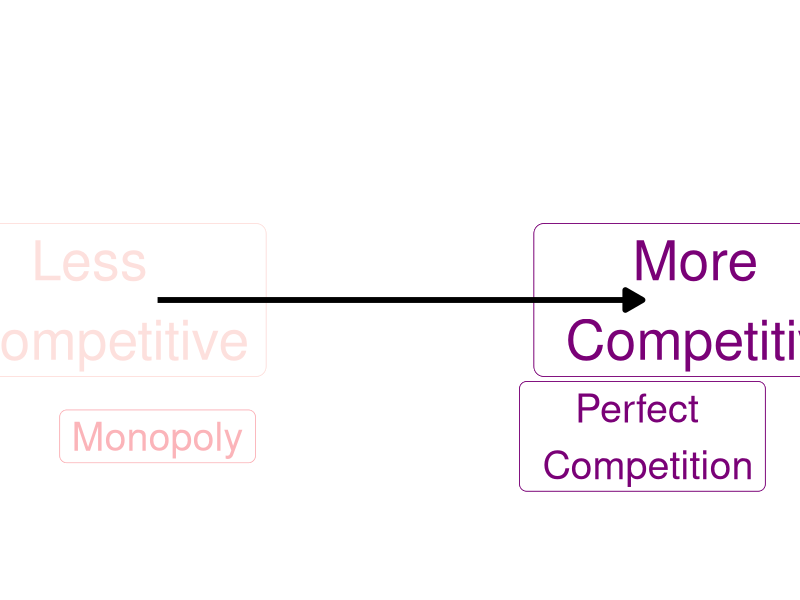
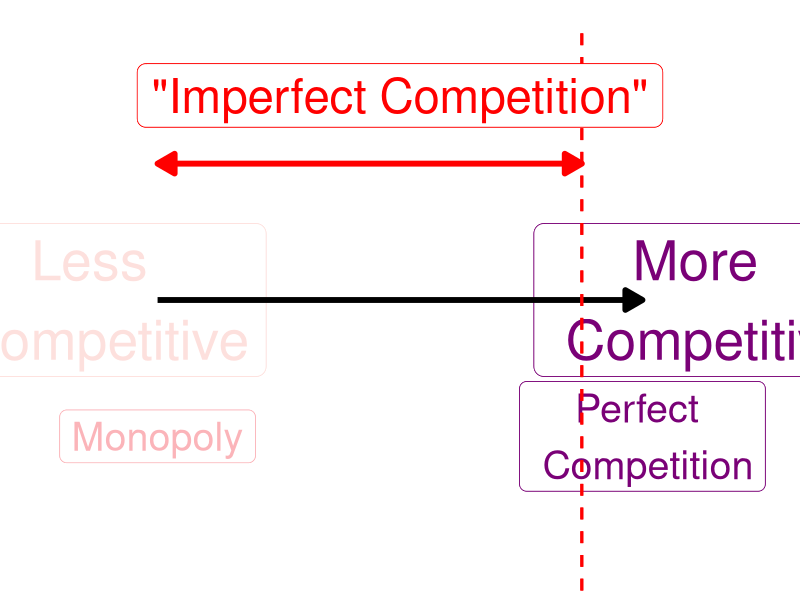
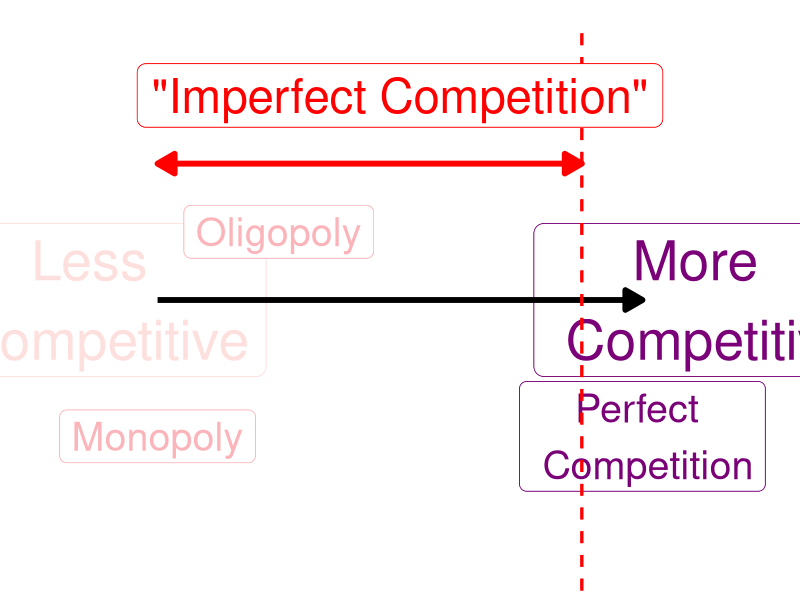
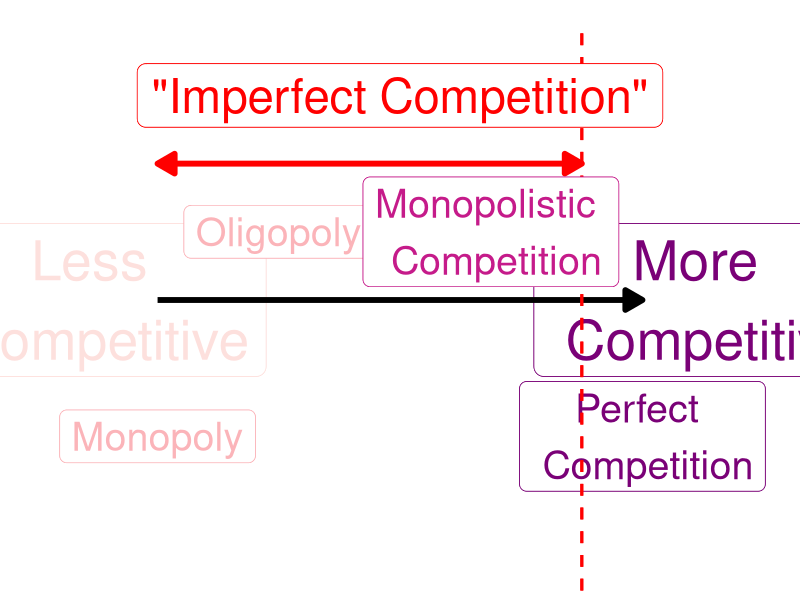
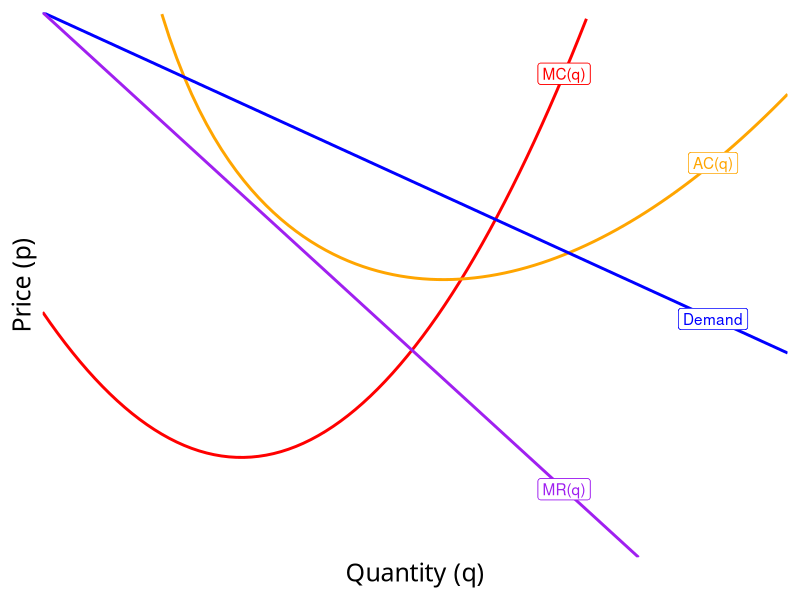
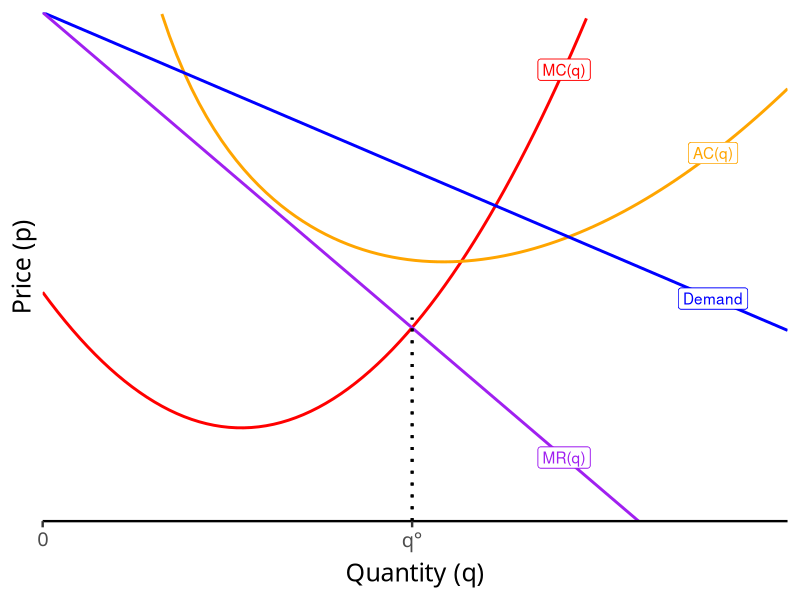
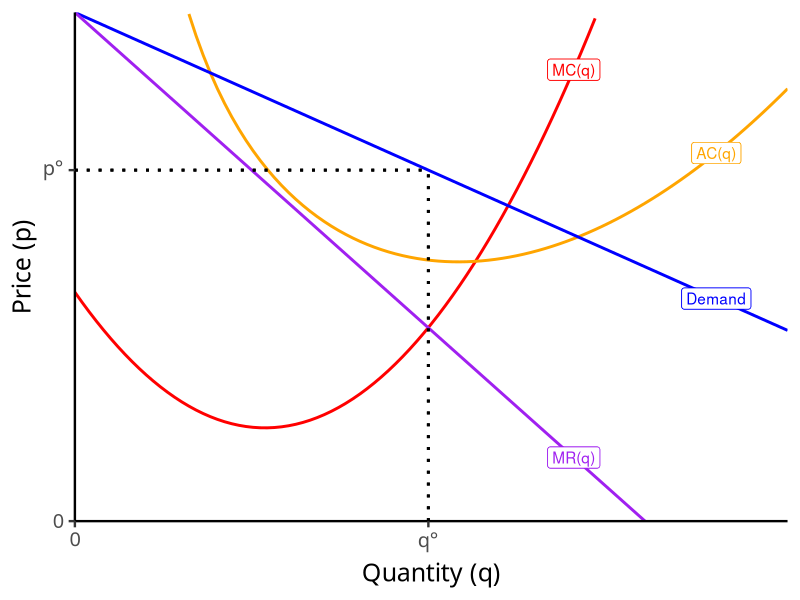
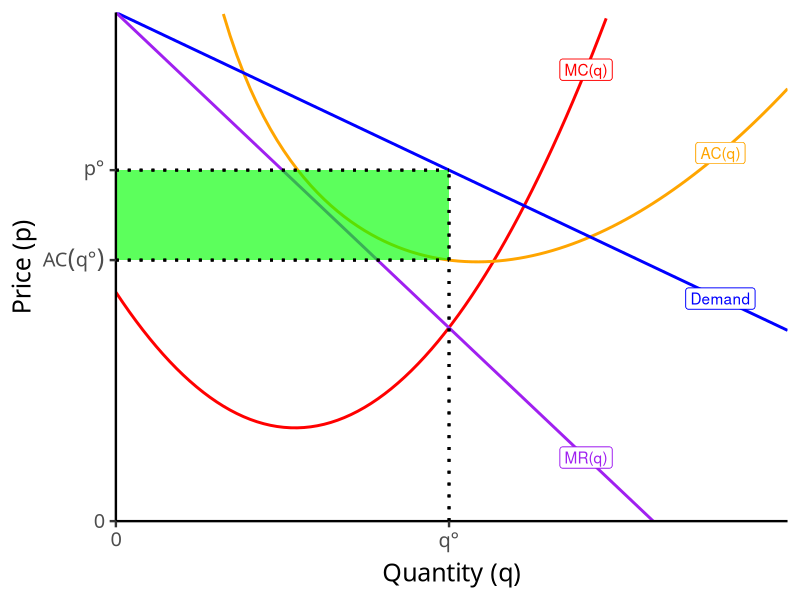

The R source for these figures, in order:
## ---- chunk 1
options(htmltools.dir.version = FALSE)
knitr::opts_chunk$set(echo = F,
                      warning = F,
                      message = F,
                      fig.retina = 3,
                      fig.align = "center")
library("tidyverse")
library("ggrepel")

theme_slides <- theme_light() + 
  theme(
    text = element_text(family = "Fira Sans", size = 24)
  )

## ---- chunk 2
spectrum<-ggplot(data = tibble(x=c(0,10),
                     y=c(0,10)))+
  aes(x = x,
      y = y)+
  geom_label(x=0.5,y=3, label="Less \n Competitive", size =14, color = "#fde0dd")+
  geom_label(x=5.5,y=3, label="More \n Competitive", size = 14, color = "#7a0177")+
  geom_label(x=1,y=2, label="Monopoly", size =10, color = "#fbb4b9")+
  geom_label(x=5,y=2, label="Perfect \n Competition", size =10, color = "#7a0177")+
  annotate("segment", x = 1, xend = 5, y = 3, yend = 3, colour = "black", size=2, alpha=1, arrow=arrow(length=unit(0.5,"cm"), ends="last", type="closed"))+
  scale_x_continuous(breaks=seq(0,6,1),
                     limits=c(0,6))+
  scale_y_continuous(breaks=seq(1,5,1),
                     limits=c(1,5))+
  theme_void()+
  theme(
    text = element_text(family = "Fira Sans", size = 24)
  )
    
spectrum
## ---- chunk 3
spectrum+geom_segment(x=4.5,xend=4.5,y=0,yend=5, color="red", size =1 , linetype="dashed")+
  annotate("segment", x = 1, xend = 4.5, y = 4, yend = 4, colour = "red", size=2, alpha=1, arrow=arrow(length=unit(0.5,"cm"), ends="both", type="closed"))+
  geom_label(x=3,y=4.5, label='"Imperfect Competition"', size = 12, color = "red")
## ---- chunk 4
spectrum+geom_segment(x=4.5,xend=4.5,y=0,yend=5, color="red", size =1 , linetype="dashed")+
  annotate("segment", x = 1, xend = 4.5, y = 4, yend = 4, colour = "red", size=2, alpha=1, arrow=arrow(length=unit(0.5,"cm"), ends="both", type="closed"))+
  geom_label(x=3,y=4.5, label='"Imperfect Competition"', size = 12, color = "red")+
  geom_label(x=2,y=3.5, label="Oligopoly", size =10, color = "#fbb4b9")
## ---- chunk 5
spectrum+geom_segment(x=4.5,xend=4.5,y=0,yend=5, color="red", size =1 , linetype="dashed")+
  annotate("segment", x = 1, xend = 4.5, y = 4, yend = 4, colour = "red", size=2, alpha=1, arrow=arrow(length=unit(0.5,"cm"), ends="both", type="closed"))+
  geom_label(x=3,y=4.5, label='"Imperfect Competition"', size = 12, color = "red")+
  geom_label(x=2,y=3.5, label="Oligopoly", size =10, color = "#fbb4b9")+
  geom_label(x=3.75,y=3.5, label="Monopolistic \n Competition", size =10, color = "#c51b8a")
## ---- chunk 6
MC=function(x){3*x^2-8*x+9}
AC=function(x){x^2-4*x+10+10/x}
AVC=function(x){10*x+200}
Demand=function(x){20-2.5*x}
MR=function(x){20-5*x}


mc_plot<-ggplot(data.frame(x=c(0,12)), aes(x=x))+
  stat_function(fun=MC, geom="line", color="red", size=1)+
  geom_label(x=3.5,y=MC(3.5), color = "red", label="MC(q)")+
  stat_function(fun=AC, geom="line", color="orange", size=1)+
  geom_label(x=4.5,y=AC(4.5), color = "orange", label="AC(q)")+
  stat_function(fun=Demand, geom="line", color="blue", size=1)+
  geom_label(x=4.5,y=Demand(4.5), color = "blue", label="Demand")+
  stat_function(fun=MR, geom="line", color="purple", size=1)+
  geom_label(x=3.5,y=MR(3.5), color = "purple", label="MR(q)")+
  geom_segment(aes(x=10,y=0),xend=10,yend=450,linetype=3, size=2)+
  geom_segment(aes(x=0,y=450),xend=10,yend=450, linetype=3, size=2)+
  labs(x = "Quantity (q)",
       y = "Price (p)")+
  theme_classic(base_family = "Fira Sans Condensed", base_size=18)

mc_plot+
  scale_x_continuous(breaks=NULL,
                     limits=c(0,5),
                     expand=c(0,0))+
  scale_y_continuous(breaks=NULL,
                     limits=c(0,20),
                     expand=c(0,0))
## ---- chunk 7
mc_plot+
  geom_segment(x=2.48, xend=2.48, y=0, yend=8, size = 1, linetype="dotted")+
  scale_x_continuous(breaks=c(0,2.48),
                     labels=c(0,expression(q*degree)),
                     limits=c(0,5),
                     expand=c(0,0))+
  scale_y_continuous(breaks=NULL,
                     limits=c(0,20),
                     expand=c(0,0))
## ---- chunk 8
mc_plot+
  geom_segment(x=2.48, xend=2.48, y=0, yend=Demand(2.48), size = 1, linetype="dotted")+
  geom_segment(x=0, xend=2.48, y=Demand(2.48), yend=Demand(2.48), size = 1, linetype="dotted")+
  scale_x_continuous(breaks=c(0,2.48),
                     labels=c(0,expression(q*degree)),
                     limits=c(0,5),
                     expand=c(0,0))+
  scale_y_continuous(breaks=c(0,Demand(2.48)),
                     labels=c(0,expression(p*degree)),
                     limits=c(0,20),
                     expand=c(0,0))
## ---- chunk 9
mc_plot+
  geom_rect(xmin=0, xmax=2.48, ymin=AC(2.48), ymax=Demand(2.48), fill="green", alpha=0.4)+
  geom_segment(x=2.48, xend=2.48, y=0, yend=Demand(2.48), size = 1, linetype="dotted")+
  geom_segment(x=0, xend=2.48, y=Demand(2.48), yend=Demand(2.48), size = 1, linetype="dotted")+
  geom_segment(x=0, xend=2.48, y=AC(2.48), yend=AC(2.48), size = 1, linetype="dotted")+
  scale_x_continuous(breaks=c(0,2.48),
                     labels=c(0,expression(q*degree)),
                     limits=c(0,5),
                     expand=c(0,0))+
  scale_y_continuous(breaks=c(0,AC(2.48),Demand(2.48)),
                     labels=c(0,expression(AC(q*degree)),expression(p*degree)),
                     limits=c(0,20),
                     expand=c(0,0))
## ---- chunk 10
mc_plot+
  geom_rect(xmin=0, xmax=2.48, ymin=AC(2.48), ymax=Demand(2.48), fill="green", alpha=0.4)+
  geom_segment(x=2.48, xend=2.48, y=0, yend=Demand(2.48), size = 1, linetype="dotted")+
  geom_segment(x=0, xend=2.48, y=Demand(2.48), yend=Demand(2.48), size = 1, linetype="dotted")+
  geom_segment(x=0, xend=2.48, y=AC(2.48), yend=AC(2.48), size = 1, linetype="dotted")+
  scale_x_continuous(breaks=c(0,2.48),
                     labels=c(0,expression(q*degree)),
                     limits=c(0,5),
                     expand=c(0,0))+
  scale_y_continuous(breaks=c(0,AC(2.48),Demand(2.48)),
                     labels=c(0,expression(AC(q*degree)),expression(p*degree)),
                     limits=c(0,20),
                     expand=c(0,0))
## ---- chunk 11
Demand2=function(x){15-2*x}
MR2=function(x){15-4.5*x}


mc_plot2<-ggplot(data.frame(x=c(0,12)), aes(x=x))+
  stat_function(fun=MC, geom="line", color="red", size=1)+
  geom_label(x=3.5,y=MC(3.5), color = "red", label="MC(q)")+
  stat_function(fun=AC, geom="line", color="orange", size=1)+
  geom_label(x=4.5,y=AC(4.5), color = "orange", label="AC(q)")+
  stat_function(fun=Demand2, geom="line", color="blue", size=1)+
  geom_label(x=4.5,y=Demand2(4.5), color = "blue", label="Demand (LR)")+
  stat_function(fun=MR2, geom="line", color="purple", size=1)+
  geom_label(x=3.25,y=MR2(3.25), color = "purple", label="MR(q) (LR)")+
  geom_segment(aes(x=10,y=0),xend=10,yend=450,linetype=3, size=2)+
  geom_segment(aes(x=0,y=450),xend=10,yend=450, linetype=3, size=2)+
  labs(x = "Quantity (q)",
       y = "Price (p)")+
  theme_classic(base_family = "Fira Sans Condensed", base_size=18)

mc_plot2+
  
  # old 
  stat_function(fun=Demand, geom="line", color="blue", size=1, alpha=0.25)+
  stat_function(fun=MR, geom="line", color="purple", size=1, alpha=0.25)+

  geom_segment(x=2.125, xend=2.125, y=0, yend=Demand2(2.125), size = 1, linetype="dotted")+
  geom_segment(x=0, xend=2.125, y=Demand2(2.125), yend=Demand2(2.125), size = 1, linetype="dotted")+
  scale_x_continuous(breaks=c(0,2.125),
                     labels=c(0,expression(q[LR])),
                     limits=c(0,5),
                     expand=c(0,0))+
  scale_y_continuous(breaks=c(0,Demand2(2.125)),
                     labels=c(0,expression(p[LR]==AC(q[LR]))),
                     limits=c(0,20),
                     expand=c(0,0))

## ---- chunk 12
cs_pc<-tribble(
  ~x, ~y,
  0, Demand2(0),
  0, Demand2(2.75),
  2.75, Demand2(2.75)
)

mc_plot2+
  # pc
  geom_polygon(data=cs_pc, aes(x=x,y=y), fill="blue",alpha=0.5)+
  geom_segment(x=2.75, xend=2.75, y=0, yend=Demand2(2.75), size = 1, linetype="dotted")+
  geom_segment(x=0, xend=2.75, y=Demand2(2.75), yend=Demand2(2.75), size = 1, linetype="dotted")+
  scale_x_continuous(breaks=c(0,2.75),
                     labels=c(0,expression(q[c])),
                     limits=c(0,5),
                     expand=c(0,0))+
  scale_y_continuous(breaks=c(0,Demand2(2.75)),
                     labels=c(0,expression(p[c])),
                     limits=c(0,20),
                     expand=c(0,0))

## ---- chunk 13
cs_mc<-tribble(
  ~x, ~y,
  0, Demand2(0),
  0, Demand2(2.125),
  2.125, Demand2(2.125)
)

dwl<-tribble(
  ~x, ~y,
  2.125, Demand2(2.125),
  2.125, MC(2.125),
  2.75, Demand2(2.75)
)

mc_plot2+
  geom_polygon(data=cs_mc, aes(x=x,y=y), fill="blue",alpha=0.5)+
  geom_polygon(data=dwl, aes(x=x,y=y), fill="black",alpha=0.5)+
  geom_segment(x=2.125, xend=2.125, y=0, yend=Demand2(2.125), size = 1, linetype="dotted")+
  geom_segment(x=0, xend=2.125, y=Demand2(2.125), yend=Demand2(2.125), size = 1, linetype="dotted")+
  
  # pc
  geom_segment(x=2.75, xend=2.75, y=0, yend=Demand2(2.75), size = 1, linetype="dotted")+
  geom_segment(x=0, xend=2.75, y=Demand2(2.75), yend=Demand2(2.75), size = 1, linetype="dotted")+
  
  scale_x_continuous(breaks=c(0,2.125, 2.75),
                     labels=c(0,expression(q[m]), expression(q[c])),
                     limits=c(0,5),
                     expand=c(0,0))+
  scale_y_continuous(breaks=c(0,Demand2(2.125), Demand2(2.75)),
                     labels=c(0,expression(p[m]), expression(p[c])),
                     limits=c(0,20),
                     expand=c(0,0))

## ---- chunk 14
cs_mc<-tribble(
  ~x, ~y,
  0, Demand2(0),
  0, Demand2(2.125),
  2.125, Demand2(2.125)
)

dwl<-tribble(
  ~x, ~y,
  2.125, Demand2(2.125),
  2.125, MC(2.125),
  2.75, Demand2(2.75)
)

mc_plot2+
  geom_polygon(data=cs_mc, aes(x=x,y=y), fill="blue",alpha=0.5)+
  geom_polygon(data=dwl, aes(x=x,y=y), fill="black",alpha=0.5)+
  geom_segment(x=2.125, xend=2.125, y=0, yend=Demand2(2.125), size = 1, linetype="dotted")+
  geom_segment(x=0, xend=2.125, y=Demand2(2.125), yend=Demand2(2.125), size = 1, linetype="dotted")+
  
  # pc
  geom_segment(x=2.75, xend=2.75, y=0, yend=Demand2(2.75), size = 1, linetype="dotted")+
  geom_segment(x=0, xend=2.75, y=Demand2(2.75), yend=Demand2(2.75), size = 1, linetype="dotted")+
  
  scale_x_continuous(breaks=c(0,2.125, 2.75),
                     labels=c(0,expression(q[m]), expression(q[c])),
                     limits=c(0,5),
                     expand=c(0,0))+
  scale_y_continuous(breaks=c(0,Demand2(2.125), Demand2(2.75)),
                     labels=c(0,expression(p[m]), expression(p[c])),
                     limits=c(0,20),
                     expand=c(0,0))

